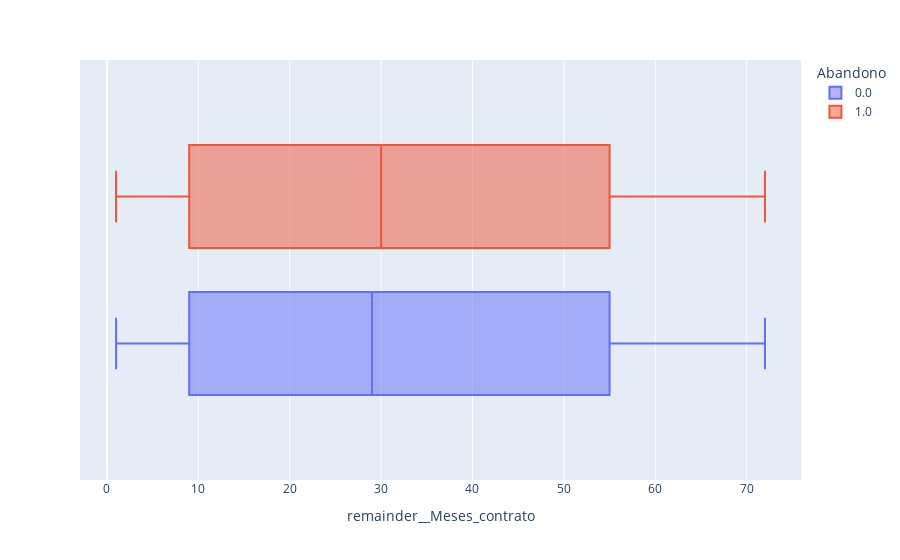

The notebook cell saved with this chart:
### Code cell
df_contrato_abandono = pd.concat([X_codificada['remainder__Meses_contrato'], y], axis=1)

px.box(data_frame= df_contrato_abandono, x = 'remainder__Meses_contrato', color= 'Abandono')

### Figure 1 — Plotly figure (JSON) as saved in the notebook; plotly's stock layout.template omitted (floating-point values rounded to 4 significant figures; data arrays with more than 128 entries replaced by an {"elided": "..."} marker saying what was removed)
{"data": [{"alignmentgroup": "True", "hovertemplate": "Abandono=0.0<br>remainder__Meses_contrato=%{x}<extra></extra>", "legendgroup": "0.0", "marker": {"color": "#636efa"}, "name": "0.0", "notched": false, "offsetgroup": "0.0", "orientation": "h", "showlegend": true, "type": "box", "x": {"elided": "5163 float values"}, "x0": " ", "xaxis": "x", "y0": " ", "yaxis": "y"}, {"alignmentgroup": "True", "hovertemplate": "Abandono=1.0<br>remainder__Meses_contrato=%{x}<extra></extra>", "legendgroup": "1.0", "marker": {"color": "#EF553B"}, "name": "1.0", "notched": false, "offsetgroup": "1.0", "orientation": "h", "showlegend": true, "type": "box", "x": {"elided": "1869 float values"}, "x0": " ", "xaxis": "x", "y0": " ", "yaxis": "y"}], "layout": {"boxmode": "group", "legend": {"title": {"text": "Abandono"}, "tracegroupgap": 0}, "margin": {"t": 60}, "xaxis": {"anchor": "y", "domain": [0, 1], "title": {"text": "remainder__Meses_contrato"}}, "yaxis": {"anchor": "x", "domain": [0, 1]}}}
